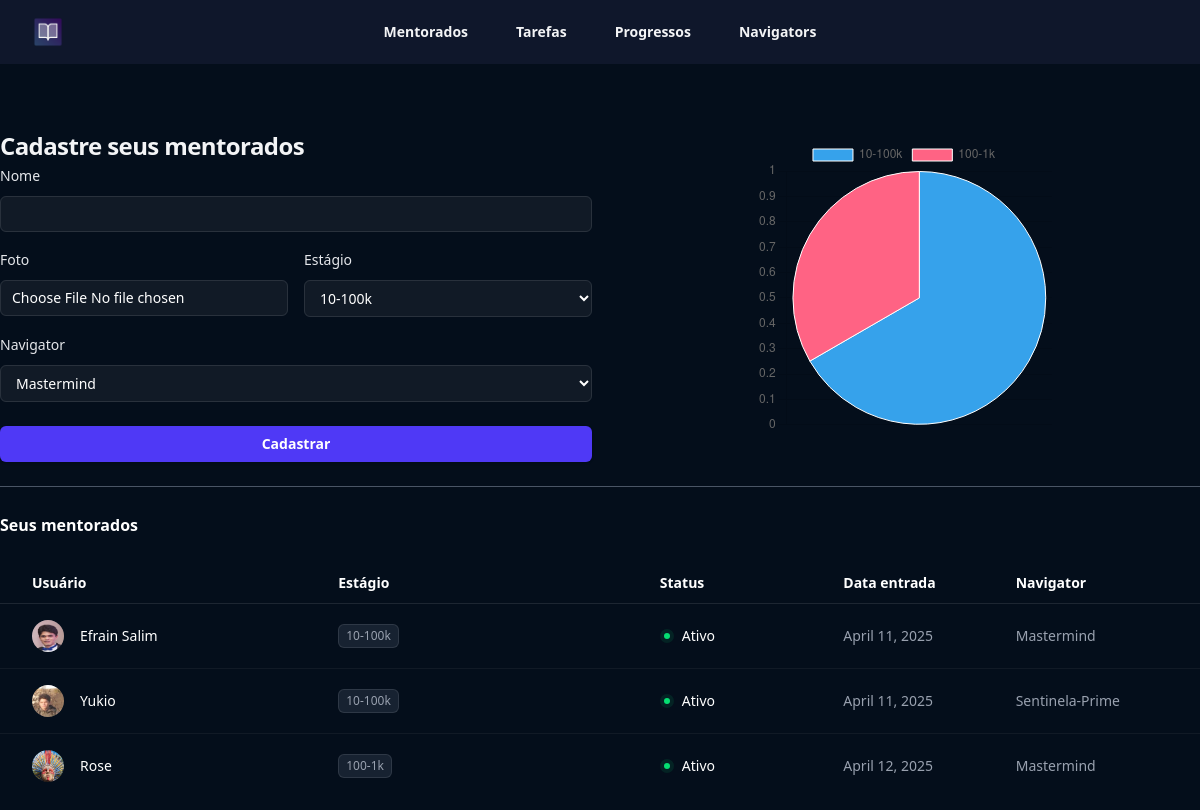
/mentorados/ (signed in), run on the app's committed database.
### mentorados/models.py (models this page shows, shortened)
class Mentorados(models.Model):
    estagio_choices = (('E1', '10-100k'),
                        ('E2', '100-1k'))
    nome        = models.CharField(max_length = 255)
    foto        = models.ImageField(upload_to = 'fotos', null = True, blank = True)
    estagio     = models.CharField(max_length = 2, choices = estagio_choices)
    navigator   = models.ForeignKey(Navigators, null = True, blank = True, on_delete = models.CASCADE)
    user        = models.ForeignKey(User, on_delete = models.CASCADE)
    criado_em   = models.DateField(auto_now_add = True)
    token       = models.CharField(max_length = 16)

class Navigators(models.Model):
    nome = models.CharField(max_length = 255)
    user = models.ForeignKey(User, on_delete = models.CASCADE) # mentor

### mentorados/views.py (the view, shortened to what this page needs)
# urls.py: path('mentorados/', include('mentorados.urls'))
def mentorados(request):
    if not request.user.is_authenticated:
        return redirect('login')
    if request.method == "GET":
        navigators = Navigators.objects.filter(user = request.user)
        mentorados = Mentorados.objects.filter(user = request.user)
        estagios_flat = [i[1] for i in Mentorados.estagio_choices]
        qtd_estagios = []
        for i, j in Mentorados.estagio_choices:
            x = Mentorados.objects.filter(estagio = i).filter(user = request.user).count()
            qtd_estagios.append(x)
        return render(request,
                      'mentorados.html',
                      {'estagios':      Mentorados.estagio_choices,
                       'navigators':    navigators,
                       'mentorados':    mentorados,
                       'estagios_flat': estagios_flat,
                       'qtd_estagios':  qtd_estagios})

### mentorados/templates/mentorados.html (shortened to what this page needs)
{% extends "base.html" %}
{% load static %}
{% block 'body' %}
<header class="bg-slate-900">
    <nav class="flex items-center justify-between p-4 lg:px-8" aria-label="Global">
        <div class="flex lg:flex-1">
            <a href="#" class="-m-1.5 p-1.5">
                <img class="h-8 w-auto" src="{% static 'logo.png' %}" alt="">
            </a>
        </div>
        <div class="hidden lg:flex lg:gap-x-12">
            <a href="#" class="text-sm/6 font-semibold text-gray-100">Mentorados</a>
            <a href="#" class="text-sm/6 font-semibold text-gray-100">Tarefas</a>
            <a href="#" class="text-sm/6 font-semibold text-gray-100">Progressos</a>
            <a href="#" class="text-sm/6 font-semibold text-gray-100">Navigators</a>
        </div>
    </nav>
</header>
<div class="bg-[#040e1b] min-h-screen">
    <div class="max-w-7xl mx-auto py-12">
        <div class="grid grid-cols-2 gap-4">
            <div>
                <form action="{% url 'mentorados' %}" method="POST" enctype='multipart/form-data'>{% csrf_token %}
                    <h2 class="mt-4 text-2xl/9 font-bold tracking-tight text-gray-100">Cadastre seus mentorados</h2>
                    <div>
                        <label for="email" class="block text-sm/6 font-medium text-gray-200">Nome</label>
                        <div class="mt-2">
                            <input type="text" name="nome" required class="block w-full rounded-md bg-white/5 px-3 py-1.5 text-base text-white outline outline-1 -outline-offset-1 outline-white/10 placeholder:text-gray-500 focus:outline focus:outline-2 focus:-outline-offset-2 focus:outline-indigo-500 sm:text-sm/6">
                        </div>
                    </div>
                    <div class="grid grid-cols-2 gap-4 mt-4">
                        <div>
                            <label class="block text-sm/6 font-medium text-gray-200">Foto</label>
                            <div class="mt-2">
                                <input type="file" name="foto" id="foto" autocomplete="foto" required class="block w-full rounded-md bg-white/5 px-3 py-1.5 text-base text-white outline outline-1 -outline-offset-1 outline-white/10 placeholder:text-gray-500 focus:outline focus:outline-2 focus:-outline-offset-2 focus:outline-indigo-500 sm:text-sm/6">
                            </div>
                        </div>
                        <div>
                            <label class="block text-sm/6 font-medium text-gray-200">Estágio</label>
                            <div class="mt-2">
                                <select name="estagio" id="" class="block w-full rounded-md bg-white/5 px-3 py-2 text-base text-white outline outline-1 -outline-offset-1 outline-white/10 placeholder:text-gray-500 focus:outline focus:outline-2 focus:-outline-offset-2 focus:outline-indigo-500 sm:text-sm/6">
                                    {% for estagio in estagios %}
                                        <option class="text-slate-900" value="{{estagio.0}}">{{estagio.1}}</option>
                                    {% endfor %}
                                </select>
                            </div>
                        </div>
                    </div>
                    <div class="mt-4">
                        <label class="block text-sm/6 font-medium text-gray-200">Navigator</label>
                        <div class="mt-2">
                            <select name="navigator" id="" class="block w-full rounded-md bg-white/5 px-3 py-2 text-base text-white outline outline-1 -outline-offset-1 outline-white/10 placeholder:text-gray-500 focus:outline focus:outline-2 focus:-outline-offset-2 focus:outline-indigo-500 sm:text-sm/6">
                                {% for navigator in navigators %}
                                    <option value="{{navigator.id}}">{{navigator.nome}}</option>
                                {% endfor %}
                            </select>
                        </div>
                        <br>
                        <button type="submit" class="flex w-full justify-center cursor-pointer rounded-md bg-indigo-600 px-3 py-1.5 text-sm/6 font-semibold text-white shadow-sm hover:bg-indigo-500 focus-visible:outline focus-visible:outline-2 focus-visible:outline-offset-2 focus-visible:outline-indigo-600">Cadastrar</button>
                    </div>
                </form>
            </div>
            <div class="flex justify-center items-center w-1/2 mx-auto">
                <canvas id="myChart" class="w-24 h-24"></canvas>
            </div>
        </div>
        <div class="mt-6">
            <hr class="border-gray-600">
            <br>
            <h2 class="text-base/7 font-semibold text-white ">Seus mentorados</h2>
            <table class="mt-6 w-full whitespace-nowrap text-left">
                <colgroup>
                    <col class="w-full sm:w-4/12">
                    <col class="lg:w-4/12">
                    <col class="lg:w-2/12">
                    <col class="lg:w-1/12">
                    <col class="lg:w-1/12">
                </colgroup>
                <thead class="border-b border-white/10 text-sm/6 text-white">
                    <tr>
                    <th scope="col" class="py-2 pl-4 pr-8 font-semibold sm:pl-6 lg:pl-8">Usuário</th>
                    <th scope="col" class="hidden py-2 pl-0 pr-8 font-semibold sm:table-cell">Estágio</th>
                    <th scope="col" class="py-2 pl-0 pr-4 text-right font-semibold sm:pr-8 sm:text-left lg:pr-20">Status</th>
                    <th scope="col" class="hidden py-2 pl-0 pr-8 font-semibold md:table-cell lg:pr-20">Data entrada</th>
                    <th scope="col" class="hidden py-2 pl-0 pr-8 font-semibold md:table-cell lg:pr-20">Navigator</th>
                    </tr>
                </thead>
                <tbody class="divide-y divide-white/5">
                    {% for mentorado in mentorados %}
                        <tr>
                            <td class="py-4 pl-4 pr-8 sm:pl-6 lg:pl-8">
                                <div class="flex items-center gap-x-4">
                                    <img src="{{mentorado.foto.url}}" alt="" class="size-8 rounded-full bg-gray-800">
                                    <div class="truncate text-sm/6 font-medium text-white">{{mentorado.nome}}</div>
                                </div>
                            </td>
                            <td class="hidden py-4 pl-0 pr-4 sm:table-cell sm:pr-8">
                                <div class="flex gap-x-3">
                                    <div class="rounded-md bg-gray-700/40 px-2 py-1 text-xs font-medium text-gray-400 ring-1 ring-inset ring-white/10">{{mentorado.get_estagio_display}}</div>
                                </div>
                            </td>
                            <td class="py-4 pl-0 pr-4 text-sm/6 sm:pr-8 lg:pr-20">
                                <div class="flex items-center justify-end gap-x-2 sm:justify-start">
                                    <div class="flex-none rounded-full bg-green-400/10 p-1 text-green-400">
                                    <div class="size-1.5 rounded-full bg-current"></div>
                                    </div>
                                    <div class="hidden text-white sm:block">Ativo</div>
                                </div>
                            </td>
                            <td class="hidden py-4 pl-0 pr-8 text-sm/6 text-gray-400 md:table-cell lg:pr-20">{{mentorado.criado_em}}</td>
                            <td class="hidden py-4 pl-0 pr-8 text-sm/6 text-gray-400 md:table-cell lg:pr-20">
                                {{mentorado.navigator.nome}}
                            </td>
                        </tr>
                    {% endfor %}
                </tbody>
            </table>
        </div>
    </div>
</div>
<script>
    const ctx = document.getElementById('myChart');
    new Chart(ctx, {
                    type: 'pie',
                    data: {
                            labels: {{estagios_flat|safe}},
                             datasets: [{
                                        label: '',
                                        data: {{qtd_estagios|safe}},
                                        borderWidth: 1
                                    }]
                },
                options: {
                    scales: {
                        y: {
                            beginAtZero: true
                        }
                    }
                }
            });
</script>
{% endblock 'body' %}

### templates/base.html (shortened to what this page needs)
<!DOCTYPE html>
<html lang="en">
    <head>
        <script src="https://unpkg.com/@tailwindcss/browser@4"></script>
    </head>
    <body>
        {% block 'body' %}{% endblock 'body' %}
    </body>
</html>

### data on the page
Mentorados: foto (picture), nome "Efrain Salim", estagio "10-100k", criado_em "April 11, 2025", navigator.nome "Mastermind"
Mentorados: foto (picture), nome "Yukio", estagio "10-100k", criado_em "April 11, 2025", navigator.nome "Sentinela-Prime"
Mentorados: foto (picture), nome "Rose", estagio "100-1k", criado_em "April 12, 2025", navigator.nome "Mastermind"

### other printed values
form field estagio "10-100k"
form field navigator "Mastermind"
chart data {{ qtd_estagios|safe }} [2, 1]
